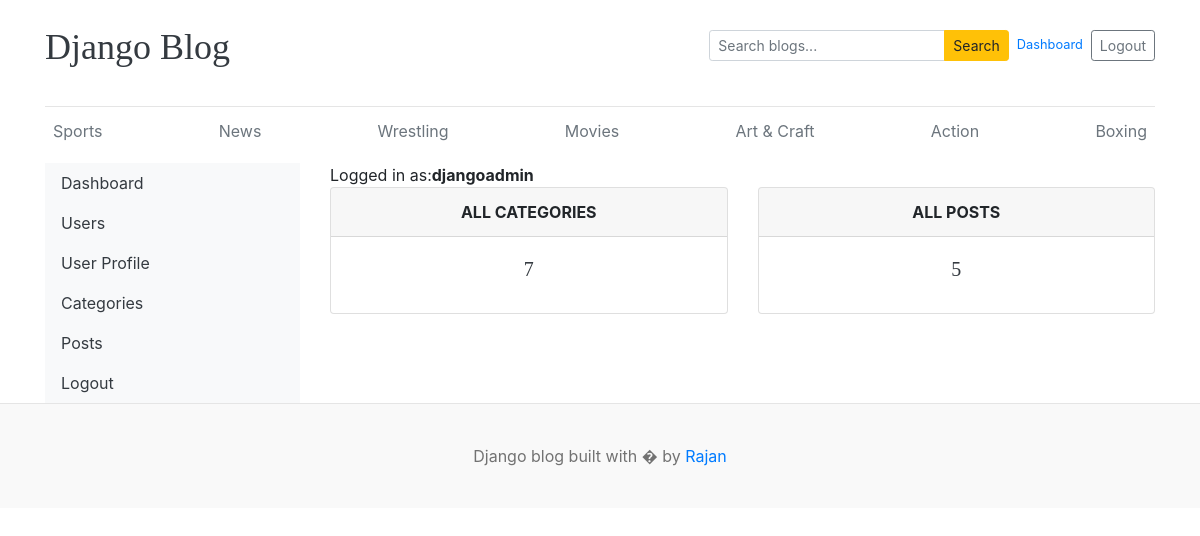
The page /dashboard/ (signed in) on the database its author committed.
### blogs/models.py (models this page shows, shortened)
class Category(models.Model):
    category_name = models.CharField(max_length=50, unique=True)
    created_at = models.DateTimeField(auto_now_add=True)
    updated_at = models.DateTimeField(auto_now=True)
    class Meta:
        verbose_name_plural = "Category"

### dashboards/views.py (the view)
# urls.py: path('', views.dashboard, name='dashboard'),
@login_required(login_url='login')
def dashboard(request):
    category_count = Category.objects.count()
    blogs_count = Blog.objects.count()
    context = {
        'category_count': category_count,
        'blogs_count': blogs_count
    }
    return render(request, 'dashboard/dashboard.html', context)

### blogs/context_processors.py (called while the page is built)
def get_categories(request):
    categories = Category.objects.all()
    return {'category': categories}

def get_SocialLink(request):
    social_links = SocialLink.objects.all()
    return {'SocialLink': social_links}

### templates/dashboard/dashboard.html
{% extends 'base.html' %}
{% block content %}
 <div class="row">
    {% include 'dashboard/sidebar.html' %}
     <div class="col-md-9">
        <span>Logged in as:<b>{{ user.username }}</b></span>
        <div class="row">
            <div class="col">
                <div class="card border-default mb-3">
                    <div class="card-header text-center text-uppercase font-weight-bold">All Categories</div>
                    <div class="card-body text-dark ">
                        <h5 class="card-title text-center">{{ category_count }}</h5>
                    </div>
                </div>
            </div>
            <div class="col">
                <div class="card border-default mb-3">
                    <div class="card-header text-center text-uppercase font-weight-bold">All Posts</div>
                    <div class="card-body text-dark ">
                        <h5 class="card-title text-center">{{ blogs_count }}</h5>
                    </div>
                </div>
            </div>
        </div>
     </div>
 </div>
{% endblock %}

### templates/base.html (shortened to what this page needs)
{% load static %}
<!DOCTYPE html>
<html lang="en">
<head>
    <link href="https://getbootstrap.com/docs/4.0/dist/css/bootstrap.min.css" rel="stylesheet">
    <link href="{% static 'css/blog.css' %}" rel="stylesheet">
    <link rel="stylesheet" href="https://cdnjs.cloudflare.com/ajax/libs/font-awesome/4.7.0/css/font-awesome.min.css">
  </head>
<body>
    <div class="container">
      <header class="blog-header py-3">
        <div class="row flex-nowrap justify-content-between align-items-center mb-3">
          <div class="col-6 pt-1">
            <a class="blog-header-logo text-dark" href="/">Django Blog</a>
          </div>
          <div class="col-6 d-flex justify-content-end align-items-center">
            <form id="search-form" action="{% url 'search' %}" method="get" class="form-inline mr-2">
              <div class="input-group input-group-sm">
                <input class="form-control" name="keyword" type="text" placeholder="Search blogs..." aria-label="Search blogs" />
                <div class="input-group-append">
                  <button class="btn btn-warning" type="submit">Search</button>
                </div>
              </div>
            </form>
            {% if user.is_authenticated %}
            <span class="small text-muted mr-2"><a href="{% url 'dashboard' %}">Dashboard</a></span>
            <a class="btn btn-sm btn-outline-secondary" href="{% url 'logout' %}">Logout</a>
            {% else %}
            <a class="btn btn-sm btn-warning" href="{% url 'login' %}">Login</a> &nbsp;
            <a class="btn btn-sm btn-outline-secondary" href="{% url 'register' %}">Register</a>
            {% endif %}
          </div>
        </div>
      </header>
      <div class="nav-scroller py-1 mb-2">
        <nav class="nav d-flex justify-content-between">
          {% for cat in category %}
          <a class="p-2 text-muted" href="{% url 'category_blogs' cat.id %}">{{ cat.category_name }}</a>
          {% endfor %}
        </nav>
      </div>
{% block content %}
{% endblock %}
    </div>
 <footer class="blog-footer">
  <p>Django blog built with � by <a href="#">Rajan</a></p>
</footer>
</body>
</html>

### pb_main/static/css/blog.css (style rules this page uses)
.blog-header { border-bottom: 1px solid #e5e5e5; }
.blog-header-logo { font-family: "Playfair Display", Georgia, "Times New Roman", serif; font-size: 2.25rem; }
h1, h2, h3, h4, h5, h6 { font-family: "Playfair Display", Georgia, "Times New Roman", serif; }
.blog-footer { padding: 2.5rem 0; color: #727272; text-align: center; background-color: #f9f9f9; border-top: .05rem solid #e5e5e5; }
.blog-footer p:last-child { margin-bottom: 0; }

### rows shown on the page
Category: category_name "Sports"
Category: category_name "News"
Category: category_name "Wrestling"
Category: category_name "Movies"
Category: category_name "Art & Craft"
Category: category_name "Action"
Category: category_name "Boxing"

### other values the page prints
{{ user.username }} "djangoadmin"
{{ category_count }} "7"
{{ blogs_count }} "5"
